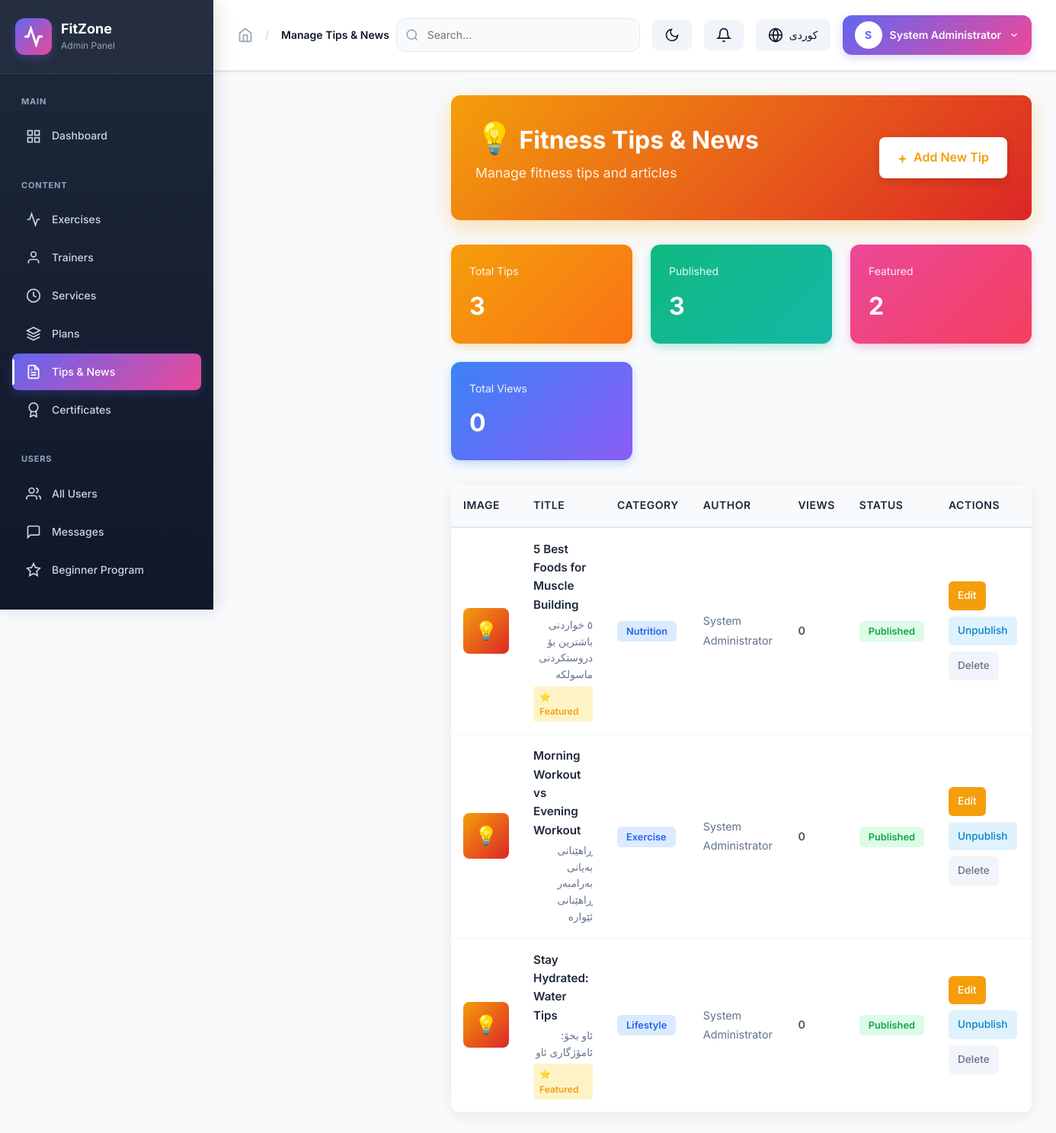
Page /admin/tips.php (signed in) on the committed database.
### tables this page shows
CREATE TABLE `tips` (
    `id` INT PRIMARY KEY AUTO_INCREMENT,
    `title` VARCHAR(255) NOT NULL,
    `title_ku` VARCHAR(255),
    `content` TEXT NOT NULL,
    `content_ku` TEXT,
    `excerpt` VARCHAR(500),
    `excerpt_ku` VARCHAR(500),
    `image` VARCHAR(255),
    `category` ENUM('nutrition', 'exercise', 'lifestyle', 'news', 'motivation', 'other') DEFAULT 'other',
    `author_id` INT,
    `view_count` INT DEFAULT 0,
    `is_featured` TINYINT(1) DEFAULT 0,
    `is_published` TINYINT(1) DEFAULT 0,
    `published_at` DATETIME,
    `created_at` TIMESTAMP DEFAULT CURRENT_TIMESTAMP,
    `updated_at` TIMESTAMP DEFAULT CURRENT_TIMESTAMP ON UPDATE CURRENT_TIMESTAMP,
    FOREIGN KEY (`author_id`) REFERENCES `admins`(`id`) ON DELETE SET NULL
);

### includes/functions.php (called while the page is built, shortened)
<?php
require_once __DIR__ . '/config.php';
function e($string) {
    return htmlspecialchars($string ?? '', ENT_QUOTES, 'UTF-8');
}
function isAdminLoggedIn() {
    return isset($_SESSION['admin_id']) && !empty($_SESSION['admin_id']);
}
function getCurrentAdmin() {
    return fetchOne("SELECT * FROM admins WHERE id = ?", [$_SESSION['admin_id']]);
}
function getCurrentLang() {
    return $_SESSION['lang'] ?? 'en';
}
function __($textEn, $textKu = null) {
    $lang = getCurrentLang();
    return $textEn;
}
function getLocalized($row, $field) {
    $lang = getCurrentLang();
    return $row[$field] ?? '';
}

### includes/config.php (called while the page is built, shortened)
<?php
class Database {
    private static $instance = null;
    private $connection;
    private function __construct() {
        try {
            $dsn = "mysql:host=" . DB_HOST . ";dbname=" . DB_NAME . ";charset=" . DB_CHARSET;
            $options = [
                PDO::ATTR_ERRMODE => PDO::ERRMODE_EXCEPTION,
                PDO::ATTR_DEFAULT_FETCH_MODE => PDO::FETCH_ASSOC,
                PDO::ATTR_EMULATE_PREPARES => false,
                PDO::MYSQL_ATTR_INIT_COMMAND => "SET NAMES utf8mb4 COLLATE utf8mb4_unicode_ci"
            ];
            $this->connection = new PDO($dsn, DB_USER, DB_PASS, $options);
        } catch (PDOException $e) {
            die("Database connection failed: " . $e->getMessage());
        }
    }
    public static function getInstance() {
        if (self::$instance === null) {
            self::$instance = new self();
        }
        return self::$instance;
    }
    public function getConnection() {
        return $this->connection;
    }
}
function db() {
    return Database::getInstance()->getConnection();
}
function query($sql, $params = []) {
    $stmt = db()->prepare($sql);
    $stmt->execute($params);
    return $stmt;
}
function fetchOne($sql, $params = []) {
    return query($sql, $params)->fetch();
}
function fetchAll($sql, $params = []) {
    return query($sql, $params)->fetchAll();
}

### admin/tips.php (the view, shortened to what this page needs)
<?php
$action = $_GET['action'] ?? 'list';
$tips = fetchAll("SELECT t.*, a.full_name as author_name
                  FROM tips t
                  LEFT JOIN admins a ON t.author_id = a.id
                  ORDER BY t.created_at DESC");
$totalTips = count($tips);
$publishedTips = count(array_filter($tips, fn($t) => $t['is_published']));
$featuredTips = count(array_filter($tips, fn($t) => $t['is_featured']));
$totalViews = array_sum(array_column($tips, 'view_count'));
$pageTitle = 'Manage Tips & News';
?>
<?php include 'includes/header.php'; ?>
<div class="admin-content">
<?php if ($action === 'list'): ?>
<div class="page-header" style="background: linear-gradient(135deg, #f59e0b 0%, #dc2626 100%); color: white; padding: 2rem; border-radius: 12px; margin-bottom: 2rem; box-shadow: 0 10px 30px rgba(245, 158, 11, 0.3); display: flex; justify-content: space-between; align-items: center;">
    <div>
        <h1 class="page-title" style="color: white; font-size: 2rem; font-weight: 700; margin-bottom: 0.5rem;">
            <span class="icon" style="font-size: 2.5rem;">💡</span>
            Fitness Tips & News
        </h1>
        <p class="page-subtitle" style="color: rgba(255,255,255,0.9); font-size: 1.1rem;">Manage fitness tips and articles</p>
    </div>
    <a href="?action=add" class="admin-btn" style="background: white; color: #f59e0b; padding: 0.75rem 1.5rem; border-radius: 8px; font-weight: 600; display: inline-flex; align-items: center; gap: 0.5rem; box-shadow: 0 4px 12px rgba(0,0,0,0.15); transition: all 0.3s; text-decoration: none;">
        <span class="icon" style="font-size: 1.2rem;">+</span>
        Add New Tip
    </a>
</div>
<div style="display: grid; grid-template-columns: repeat(auto-fit, minmax(200px, 1fr)); gap: 1.5rem; margin-bottom: 2rem;">
    <div style="background: linear-gradient(135deg, #f59e0b 0%, #f97316 100%); padding: 1.5rem; border-radius: 12px; color: white; box-shadow: 0 4px 12px rgba(245, 158, 11, 0.3);">
        <div style="font-size: 0.875rem; opacity: 0.9; margin-bottom: 0.5rem;">Total Tips</div>
        <div style="font-size: 2rem; font-weight: 700;"><?php echo $totalTips; ?></div>
    </div>
    <div style="background: linear-gradient(135deg, #10b981 0%, #14b8a6 100%); padding: 1.5rem; border-radius: 12px; color: white; box-shadow: 0 4px 12px rgba(16, 185, 129, 0.3);">
        <div style="font-size: 0.875rem; opacity: 0.9; margin-bottom: 0.5rem;">Published</div>
        <div style="font-size: 2rem; font-weight: 700;"><?php echo $publishedTips; ?></div>
    </div>
    <div style="background: linear-gradient(135deg, #ec4899 0%, #f43f5e 100%); padding: 1.5rem; border-radius: 12px; color: white; box-shadow: 0 4px 12px rgba(236, 72, 153, 0.3);">
        <div style="font-size: 0.875rem; opacity: 0.9; margin-bottom: 0.5rem;">Featured</div>
        <div style="font-size: 2rem; font-weight: 700;"><?php echo $featuredTips; ?></div>
    </div>
    <div style="background: linear-gradient(135deg, #3b82f6 0%, #8b5cf6 100%); padding: 1.5rem; border-radius: 12px; color: white; box-shadow: 0 4px 12px rgba(59, 130, 246, 0.3);">
        <div style="font-size: 0.875rem; opacity: 0.9; margin-bottom: 0.5rem;">Total Views</div>
        <div style="font-size: 2rem; font-weight: 700;"><?php echo number_format($totalViews); ?></div>
    </div>
</div>
<div style="background: white; border-radius: 12px; box-shadow: 0 4px 20px rgba(0,0,0,0.08); overflow: hidden;">
    <div style="overflow-x: auto;">
        <table style="width: 100%; border-collapse: collapse;">
            <thead>
                <tr style="background: #f8fafc; border-bottom: 2px solid #e2e8f0;">
                    <th style="padding: 1rem; text-align: left; font-weight: 600; color: #1e293b; font-size: 0.875rem; text-transform: uppercase; letter-spacing: 0.5px;">Image</th>
                    <th style="padding: 1rem; text-align: left; font-weight: 600; color: #1e293b; font-size: 0.875rem; text-transform: uppercase; letter-spacing: 0.5px;">Title</th>
                    <th style="padding: 1rem; text-align: left; font-weight: 600; color: #1e293b; font-size: 0.875rem; text-transform: uppercase; letter-spacing: 0.5px;">Category</th>
                    <th style="padding: 1rem; text-align: left; font-weight: 600; color: #1e293b; font-size: 0.875rem; text-transform: uppercase; letter-spacing: 0.5px;">Author</th>
                    <th style="padding: 1rem; text-align: left; font-weight: 600; color: #1e293b; font-size: 0.875rem; text-transform: uppercase; letter-spacing: 0.5px;">Views</th>
                    <th style="padding: 1rem; text-align: left; font-weight: 600; color: #1e293b; font-size: 0.875rem; text-transform: uppercase; letter-spacing: 0.5px;">Status</th>
                    <th style="padding: 1rem; text-align: left; font-weight: 600; color: #1e293b; font-size: 0.875rem; text-transform: uppercase; letter-spacing: 0.5px;">Actions</th>
                </tr>
            </thead>
            <tbody>
                <?php if (empty($tips)): ?>
                    <tr>
                        <td colspan="7" style="padding: 3rem; text-align: center;">
                            <div style="display: flex; flex-direction: column; align-items: center; gap: 1rem;">
                                <span style="font-size: 4rem; opacity: 0.3;">💡</span>
                                <p style="color: #64748b; font-size: 1.1rem; margin: 0;">No tips found</p>
                                <a href="?action=add" style="background: linear-gradient(135deg, #f59e0b, #dc2626); color: white; padding: 0.75rem 1.5rem; border-radius: 8px; font-weight: 600; text-decoration: none; display: inline-flex; align-items: center; gap: 0.5rem;">
                                    <span>+</span> Add your first tip
                                </a>
                            </div>
                        </td>
                    </tr>
                <?php else: ?>
                    <?php foreach ($tips as $t): ?>
                        <tr style="border-bottom: 1px solid #f1f5f9; transition: all 0.2s; cursor: pointer;" onmouseover="this.style.background='#f8fafc'" onmouseout="this.style.background='white'">
                            <td style="padding: 1rem;">
                                <?php if ($t['image']): ?>
                                    <img src="<?php echo uploadUrl($t['image']); ?>" alt="" style="width: 60px; height: 60px; border-radius: 8px; object-fit: cover; box-shadow: 0 2px 8px rgba(0,0,0,0.1);">
                                <?php else: ?>
                                    <div style="width: 60px; height: 60px; border-radius: 8px; background: linear-gradient(135deg, #f59e0b, #dc2626); display: flex; align-items: center; justify-content: center; font-size: 1.5rem;">💡</div>
                                <?php endif; ?>
                            </td>
                            <td style="padding: 1rem;">
                                <div>
                                    <div style="font-weight: 600; color: #1e293b; font-size: 0.95rem; margin-bottom: 0.25rem;"><?php echo e($t['title']); ?></div>
                                    <?php if ($t['title_ku']): ?>
                                        <div style="color: #64748b; font-size: 0.85rem; direction: rtl;"><?php echo e($t['title_ku']); ?></div>
                                    <?php endif; ?>
                                </div>
                                <?php if ($t['is_featured']): ?>
                                    <span style="background: #fef3c7; color: #f59e0b; padding: 0.25rem 0.5rem; border-radius: 4px; font-size: 0.75rem; font-weight: 600; margin-top: 0.25rem; display: inline-block;">⭐ Featured</span>
                                <?php endif; ?>
                            </td>
                            <td style="padding: 1rem;">
                                <span style="background: #dbeafe; color: #2563eb; padding: 0.375rem 0.75rem; border-radius: 6px; font-size: 0.8rem; font-weight: 600;"><?php echo ucfirst($t['category']); ?></span>
                            </td>
                            <td style="padding: 1rem;">
                                <span style="color: #64748b; font-size: 0.9rem;"><?php echo e($t['author_name'] ?? 'N/A'); ?></span>
                            </td>
                            <td style="padding: 1rem;">
                                <span style="color: #475569; font-size: 0.9rem; font-weight: 600;"><?php echo number_format($t['view_count']); ?></span>
                            </td>
                            <td style="padding: 1rem;">
                                <?php if ($t['is_published']): ?>
                                    <span style="background: #dcfce7; color: #16a34a; padding: 0.375rem 0.75rem; border-radius: 6px; font-size: 0.8rem; font-weight: 600;">Published</span>
                                <?php else: ?>
                                    <span style="background: #fee2e2; color: #dc2626; padding: 0.375rem 0.75rem; border-radius: 6px; font-size: 0.8rem; font-weight: 600;">Draft</span>
                                <?php endif; ?>
                            </td>
                            <td style="padding: 1rem;">
                                <div style="display: flex; gap: 0.5rem; flex-wrap: wrap;">
                                    <a href="?action=edit&id=<?php echo $t['id']; ?>" style="background: #f59e0b; color: white; padding: 0.5rem 0.75rem; border-radius: 6px; font-size: 0.85rem; font-weight: 500; text-decoration: none; transition: all 0.2s; white-space: nowrap;" onmouseover="this.style.background='#f97316'" onmouseout="this.style.background='#f59e0b'">Edit</a>
                                    <a href="?action=toggle_publish&id=<?php echo $t['id']; ?>" style="background: #e0f2fe; color: #0284c7; padding: 0.5rem 0.75rem; border-radius: 6px; font-size: 0.85rem; font-weight: 500; text-decoration: none; transition: all 0.2s; white-space: nowrap;" onmouseover="this.style.background='#bae6fd'" onmouseout="this.style.background='#e0f2fe'"><?php echo $t['is_published'] ? 'Unpublish' : 'Publish'; ?></a>
                                    <a href="?action=delete&id=<?php echo $t['id']; ?>" onclick="return confirm('Delete this tip?')" style="background: #f1f5f9; color: #64748b; padding: 0.5rem 0.75rem; border-radius: 6px; font-size: 0.85rem; font-weight: 500; text-decoration: none; transition: all 0.2s;" onmouseover="this.style.background='#fee2e2'; this.style.color='#dc2626'" onmouseout="this.style.background='#f1f5f9'; this.style.color='#64748b'">Delete</a>
                                </div>
                            </td>
                        </tr>
                    <?php endforeach; ?>
                <?php endif; ?>
            </tbody>
        </table>
    </div>
</div>
<?php endif; ?>
</div>
<?php include 'includes/footer.php'; ?>

### admin/includes/topbar.php (shortened to what this page needs)
<div class="admin-topbar">
    <div class="topbar-left">
        <div class="breadcrumb-nav">
            <svg width="20" height="20" viewBox="0 0 24 24" fill="none" stroke="currentColor" stroke-width="2">
                <path d="M3 9l9-7 9 7v11a2 2 0 0 1-2 2H5a2 2 0 0 1-2-2z"></path>
                <polyline points="9 22 9 12 15 12 15 22"></polyline>
            </svg>
            <span style="color: var(--gray-300); margin: 0 8px;">/</span>
            <span class="breadcrumb-item active"><?= isset($pageTitle) ? e($pageTitle) : __('Dashboard', 'داشبۆرد') ?></span>
        </div>
    </div>
    <div class="topbar-right">
        <div class="topbar-search d-none d-md-block">
            <input type="text" placeholder="<?= __('Search...', 'گەڕان...') ?>" id="globalSearch">
        </div>
        <button class="topbar-btn" id="darkModeToggle" title="<?= __('Toggle Dark Mode', 'گۆڕینی دۆخی تاریک') ?>">
            <svg width="20" height="20" viewBox="0 0 24 24" fill="none" stroke="currentColor" stroke-width="2">
                <path d="M21 12.79A9 9 0 1 1 11.21 3 7 7 0 0 0 21 12.79z"></path>
            </svg>
        </button>
        <div class="dropdown">
            <button class="topbar-btn topbar-notifications" data-bs-toggle="dropdown">
                <svg width="20" height="20" viewBox="0 0 24 24" fill="none" stroke="currentColor" stroke-width="2">
                    <path d="M18 8A6 6 0 0 0 6 8c0 7-3 9-3 9h18s-3-2-3-9"></path>
                    <path d="M13.73 21a2 2 0 0 1-3.46 0"></path>
                </svg>
            </button>
        </div>
        <a href="?lang=<?= $lang === 'en' ? 'ku' : 'en' ?>" class="topbar-btn">
            <svg width="20" height="20" viewBox="0 0 24 24" fill="none" stroke="currentColor" stroke-width="2">
                <circle cx="12" cy="12" r="10"></circle>
                <line x1="2" y1="12" x2="22" y2="12"></line>
                <path d="M12 2a15.3 15.3 0 0 1 4 10 15.3 15.3 0 0 1-4 10 15.3 15.3 0 0 1-4-10 15.3 15.3 0 0 1 4-10z"></path>
            </svg>
            <span><?= $lang === 'en' ? 'کوردی' : 'English' ?></span>
        </a>
        <div class="dropdown">
            <button class="topbar-profile" data-bs-toggle="dropdown">
                <div class="profile-avatar">
                    <?= strtoupper(substr(getLocalized($currentAdmin, 'full_name'), 0, 1)) ?>
                </div>
                <span class="d-none d-md-inline"><?= e(getLocalized($currentAdmin, 'full_name')) ?></span>
                <svg width="14" height="14" viewBox="0 0 24 24" fill="none" stroke="currentColor" stroke-width="2">
                    <polyline points="6 9 12 15 18 9"></polyline>
                </svg>
            </button>
        </div>
    </div>
</div>

### assets/css/admin-components.css (style rules this page uses)
.dropdown { position: relative; }

### admin/includes/header.php (style rules this page uses)
.admin-main > * { opacity: 0; animation: fadeIn 0.5s ease-out forwards; }
.admin-main > *:nth-child(1) { animation-delay: 0.05s; }

### rows in the picture
tips: title "5 Best Foods for Muscle Building", title_ku "٥ خواردنی باشترین بۆ دروستکردنی ماسولکە", is_featured "⭐ Featured", category "Nutrition", author.full_name "System Administrator", view_count "0", is_published "Published"
tips: title "Morning Workout vs Evening Workout", title_ku "ڕاهێنانی بەیانی بەرامبەر ڕاهێنانی ئێوارە", category "Exercise", author.full_name "System Administrator", view_count "0", is_published "Published"
tips: title "Stay Hydrated: Water Tips", title_ku "ئاو بخۆ: ئامۆژگاری ئاو", is_featured "⭐ Featured", category "Lifestyle", author.full_name "System Administrator", view_count "0", is_published "Published"

### other values in the picture
SITE_NAME "FitZone"
__('Admin Panel', 'پانێڵی بەڕێوەبەر') "Admin Panel"
__('Main', 'سەرەکی') "MAIN"
__('Dashboard', 'داشبۆرد') "Dashboard"
__('Content', 'ناوەڕۆک') "CONTENT"
__('Exercises', 'ڕاهێنانەکان') "Exercises"
__('Trainers', 'ڕاهێنەرەکان') "Trainers"
__('Services', 'خزمەتگوزاریەکان') "Services"
__('Plans', 'پلانەکان') "Plans"
__('Tips & News', 'ئامۆژگاری و هەواڵ') "Tips & News"
__('Certificates', 'بڕوانامەکان') "Certificates"
__('Users', 'بەکارهێنەران') "USERS"
__('All Users', 'هەموو بەکارهێنەران') "All Users"
__('Messages', 'پەیامەکان') "Messages"
__('Beginner Program', 'پڕۆگرامی سەرەتایی') "Beginner Program"
